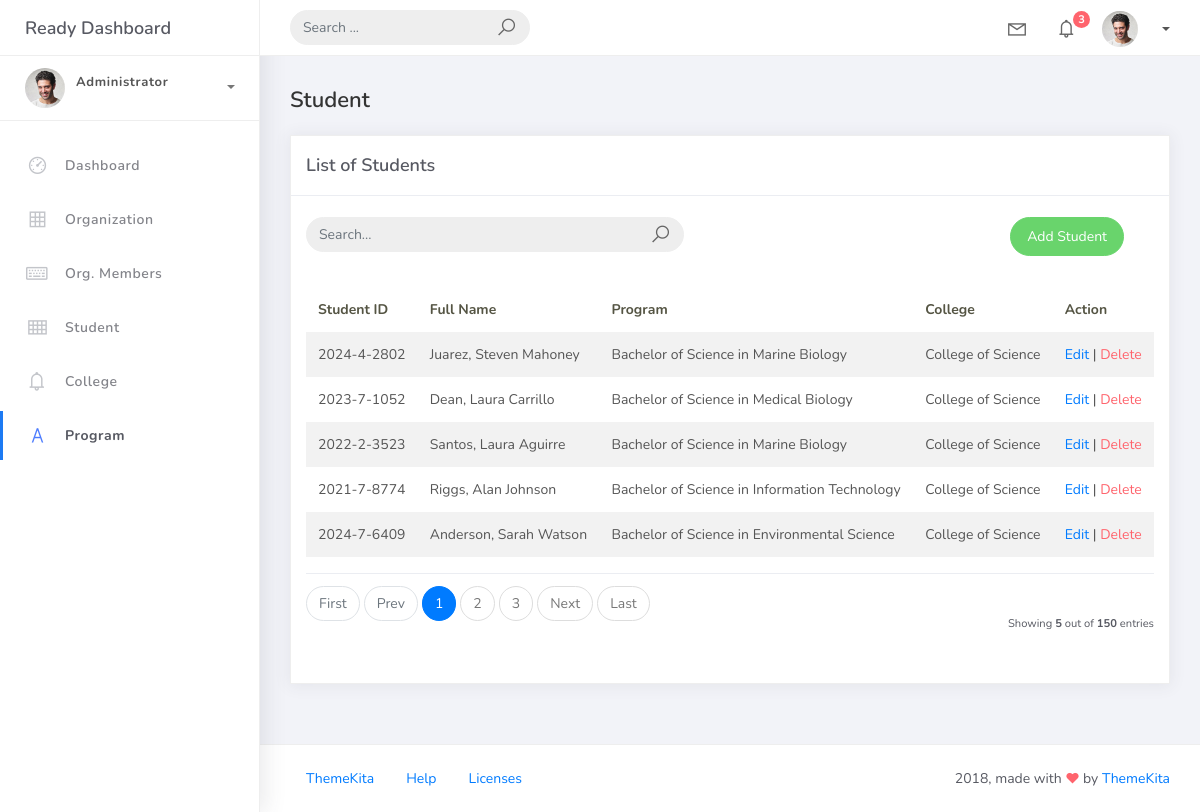
Screenshot of /student_list with the database file from the repository.
### studentorg/models.py (models this page shows, shortened)
class BaseModel(models.Model):
    created_at = models.DateTimeField(auto_now_add=True, db_index=True)
    updated_at = models.DateTimeField(auto_now=True)
    class Meta:
        abstract = True

class Student(BaseModel):
    student_id = models.CharField(max_length=15)
    lastname = models.CharField(max_length=25)
    firstname = models.CharField(max_length=25)
    middlename = models.CharField(max_length=25, blank=True, null=True)
    program = models.ForeignKey(Program, on_delete=models.CASCADE)

class Program(BaseModel):
    prog_name = models.CharField(max_length=150)
    college = models.ForeignKey(College, on_delete=models.CASCADE)
    def __str__(self):
        return self.prog_name

class College(BaseModel):
    college_name = models.CharField(max_length=150)
    def __str__(self):
        return self.college_name

### studentorg/views.py (the view)
# urls.py: path('student_list', StudentList.as_view(), name='student-list'),
class StudentList(ListView):
    model = Student
    context_object_name = 'student'
    template_name = 'studentorg/student_list.html'
    paginate_by = 5
    def get_queryset(self):
        qs = super().get_queryset()
        query = self.request.GET.get('q')
        if query:
            qs = qs.filter(
                Q(first_name__icontains=query) |
                Q(last_name__icontains=query)
            )
        return qs

### templates/studentorg/student_list.html
{% extends 'base.html' %}
{% load static %}
{% block content %}
<div class="content">
    <div class="container-fluid">
        <h4 class="page-title">Student</h4>
        <div class="row">
            <div class="col-md-12">
                <div class="card">
                    <div class="card-header">
                        <div class="card-title">List of Students</div>
                    </div>
                    <br>
                    <div class="col-md-12 row">
                        <div class="col-md-6">
                            <form class="navbar-left navbar-form nav-search mr-md-3">
                                <div class="input-group">
                                    <input type="text" placeholder="Search..." class="form-control">
                                    <div class="input-group-append">
                                        <span class="input-group-text">
                                            <i class="la la-search search-icon"></i>
                                        </span>
                                    </div>
                                </div>
                            </form>
                        </div>
                        <div class="col-md-6">
                            <div class="pull-right">
                                <a href="{% url 'student-add' %}" class="btn btn-success btn-rounded">
                                    Add Student
                                </a>
                            </div>
                        </div>
                    </div>
                    <div class="card-body">
                        <table class="table table-striped mt-3">
                            <thead>
                                <tr>
                                    <th>Student ID</th>
                                    <th>Full Name</th>
                                    <th>Program</th>
                                    <th>College</th>
                                    <th>Action</th>
                                </tr>
                            </thead>
                            <tbody>
                                {% for object in object_list %}
                                <tr>
                                    <td>{{ object.student_id }}</td>
                                    <td>
                                        {{ object.lastname }}, {{ object.firstname }} {{ object.middlename }}
                                    </td>
                                    <td>{{ object.program }}</td>
                                    <td>{{ object.program.college }}</td>
                                    <td>
                                        <a href="student_list/{{ object.id }}">Edit</a> |
                                        <a href="student_list/{{ object.id }}/delete" class="text-danger">Delete</a>
                                    </td>
                                </tr>
                                {% empty %}
                                <tr>
                                    <td colspan="5" style="text-align:center;">
                                        No Records Found
                                    </td>
                                </tr>
                                {% endfor %}
                            </tbody>
                        </table>
                        {% include 'includes/pagination.html' %}
                    </div>
                </div>
            </div>
        </div>
    </div>
</div>
{% endblock %}

### rows the page displays
Student: student_id "2024-4-2802", lastname "Juarez", firstname "Steven", middlename "Mahoney", program "Bachelor of Science in Marine Biology", program.college "College of Science"
Student: student_id "2023-7-1052", lastname "Dean", firstname "Laura", middlename "Carrillo", program "Bachelor of Science in Medical Biology", program.college "College of Science"
Student: student_id "2022-2-3523", lastname "Santos", firstname "Laura", middlename "Aguirre", program "Bachelor of Science in Marine Biology", program.college "College of Science"
Student: student_id "2021-7-8774", lastname "Riggs", firstname "Alan", middlename "Johnson", program "Bachelor of Science in Information Technology", program.college "College of Science"
Student: student_id "2024-7-6409", lastname "Anderson", firstname "Sarah", middlename "Watson", program "Bachelor of Science in Environmental Science", program.college "College of Science"

### other values shown
{{ page_num }} "1"
{{ page_num }} "2" "3"
{{ object_list.count }} "5"
{{ paginator.count }} "150"
